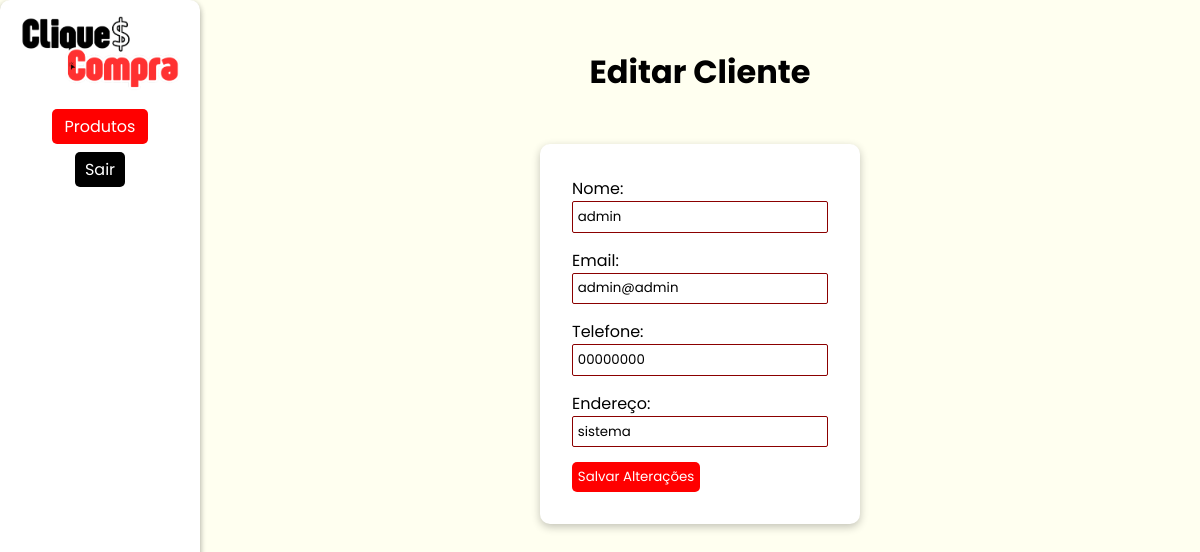
/clientes/edit/1, run on the app's committed database.
### models/clientes.py (models this page shows, shortened)
class Cliente(Base, UserMixin):
    __tablename__ = 'tb_clientes'
    cli_id:Mapped[int] = mapped_column(primary_key = True, autoincrement=True)
    cli_nome:Mapped[str] = mapped_column(nullable=False)
    cli_email:Mapped[str] = mapped_column(unique = True, nullable=False)
    cli_telefone:Mapped[str] = mapped_column(nullable=False)
    cli_endereco:Mapped[str] = mapped_column(nullable=False)
    cli_senha:Mapped[str] = mapped_column(nullable=False)
    cli_tipo:Mapped[str] = mapped_column(nullable=False)
    vendas: Mapped[list["Venda"]] = relationship("Venda", back_populates="clientes", cascade="all, delete-orphan")
    @classmethod
    def find(cls, **kwargs):
        if 'email' in kwargs:
            return session.query(cls).filter_by(cli_email=kwargs['email']).first() #SELECT * FROM tb_clientes WHERE cli_email = email
        elif 'id' in kwargs:
            return session.query(cls).filter_by(cli_id=kwargs['id']).first() #SELECT * FROM tb_clientes WHERE cli_id = id
        else:
            raise AttributeError('A busca deve ser feita por email ou id.')
    @classmethod
    def all(cls, ordem = "crescente"):
        if ordem == "crescente":
            direcao = "ASC"
        elif ordem == "decrescente":
            direcao = "DESC"
        sql = text(f"SELECT * FROM tb_clientes ORDER BY cli_nome {direcao}")
        clientes = session.execute(sql).fetchall()
        return clientes

### controllers/clientes.py (the view, shortened to what this page needs)
@cliente_bp.route('/edit/<int:cli_id>', methods=['POST','GET'])
def edit(cli_id):
    cliente = Cliente.find(id=cli_id)
    if cliente:
        return render_template('clientes/edit.html', cliente=cliente)
    else:
        flash("Cliente não encontrado.", "error")
        return redirect(url_for('cliente.view'))

### templates/clientes/edit.html (shortened to what this page needs)
{% extends "model.html" %}
{% block head_extras %}
<link rel="stylesheet" href="{{ url_for('static', filename='style/model.css') }}">
<link rel="stylesheet" href="{{ url_for('static', filename='style/edit.css') }}">
{% endblock %}
{% block content %}
<nav class="nav-reg">
    <img src="../../static/assets/cliqueconta.png" alt="Logo do CliqueCompra">
    <div class="links">
        <div class="dropdown">
            <button class="dropdown-button" onclick="toggleDropdown('produtos-menu')">Produtos</button>
        </div>
        <a class='sair' href="{{url_for('cliente.logout')}}">Sair</a>
    </div>
</nav>
<main>
    <h1>Editar Cliente</h1>
    <form action="{{ url_for('cliente.edit', cli_id=cliente.cli_id) }}" method="POST" class="ed-cliente">
        <form action="{{ url_for('cliente.edit', cli_id=cliente.cli_id) }}" method="POST">
            <div>
                <label for="nome">Nome:</label>
                <input type="text" id="nome" name="nome" value="{{ cliente.cli_nome }}" required>
            </div>
            <div>
                <label for="email">Email:</label>
                <input type="email" id="email" name="email" value="{{ cliente.cli_email }}" required>
            </div>
            <div>
                <label for="telefone">Telefone:</label>
                <input type="number" id="telefone" name="telefone" value="{{ cliente.cli_telefone }}">
            </div>
            <div>
                <label for="endereco">Endereço:</label>
                <input type="text" id="endereco" name="endereco" value="{{ cliente.cli_endereco }}">
            </div>
            <button type="submit">Salvar Alterações</button>
        </form>
    </form>
</main>
{% endblock %}

### static/style/model.css (style rules this page uses)
* { padding: 0; margin: 0; box-sizing: border-box; font-family: "Poppins", serif; }
body { display: flex; min-width: 100vw; height: 100%; background-color: #FFFFF0; }
.dropdown { width: 100%; display: flex; flex-direction: column; align-items: center; justify-content: center; }

### data on the page
Cliente: nome "admin", email "admin@admin", telefone "00000000", endereco "sistema"
